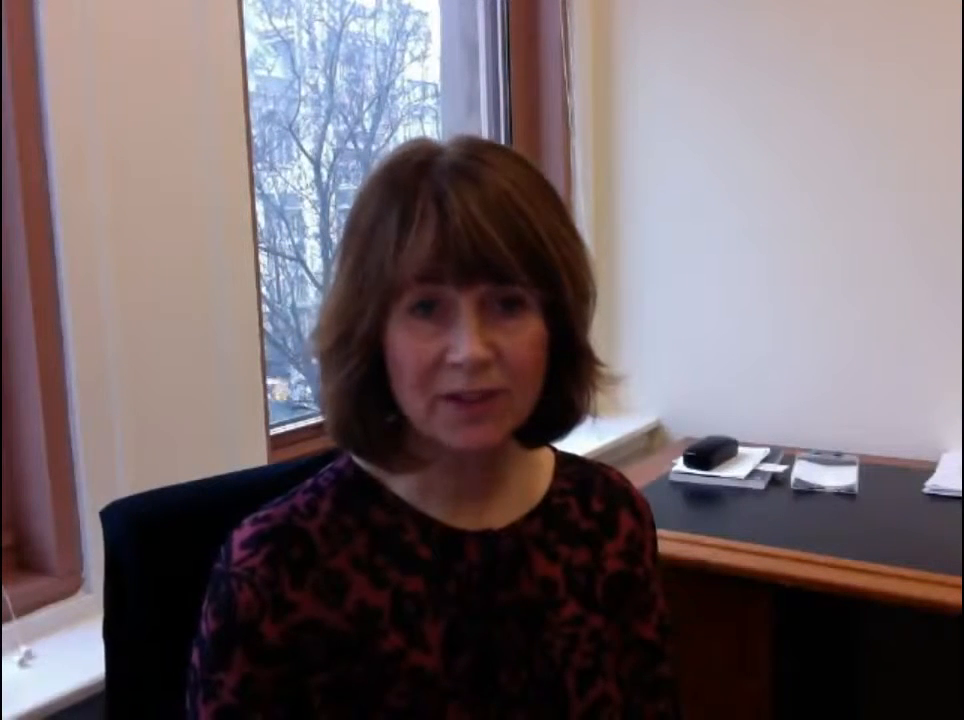
#> input picture frame 72 of assets/video.mp4, 964 x 720 px
$ python tut3.py
#> lines starting #> are read from the running program, lines starting #| are printed output that depends on the picture
import numpy as np
import cv2

cap = cv2.VideoCapture(
    "assets/video.mp4"
)  # Put 0 in place of video directory, for webcam

# Play Untill keypress
while True:
    ret, frame = cap.read()
#> frame is the input picture: shape (720, 964, 3); mean B, G, R 104.8, 100.7, 113.3
    width = int(cap.get(3))
    height = int(cap.get(4))
    # Opening a canvas and display video/webcam on that
    image = np.zeros(frame.shape, np.uint8)  # it makes entire numpy array 0s ie blank
    #                      ^
    #           pasting shape of frame

    smaller_frame = cv2.resize(frame, (0, 0), fx=0.5, fy=0.5)

    image[: height // 2, : width // 2] = smaller_frame
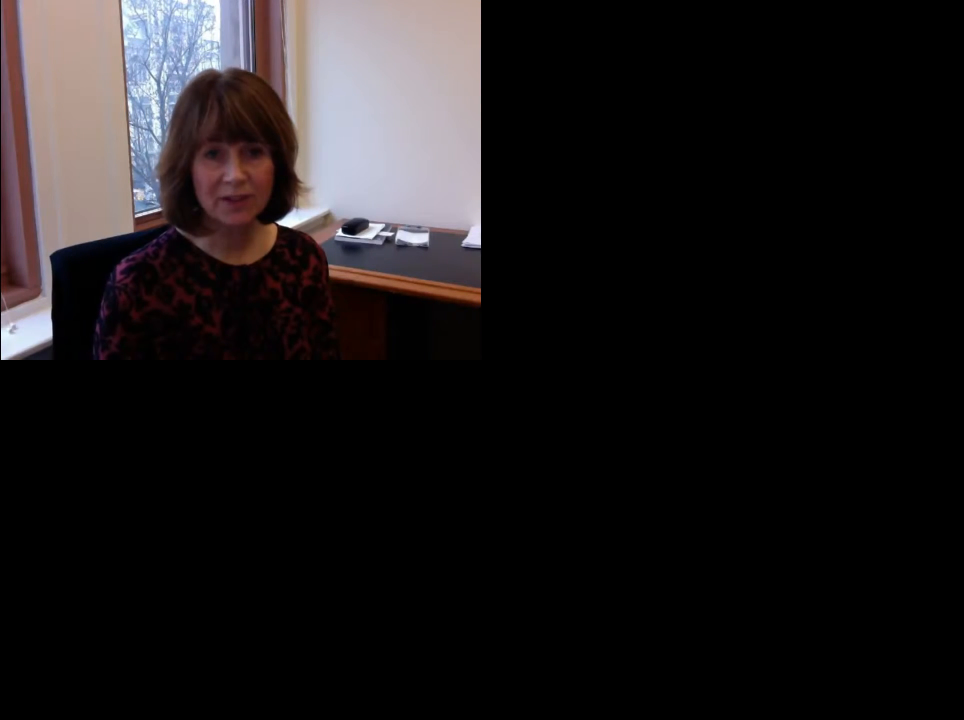
#> image: shape (720, 964, 3); mean B, G, R 26.2, 25.2, 28.4
    image[height // 2 :, : width // 2] = cv2.rotate(smaller_frame, cv2.ROTATE_180)
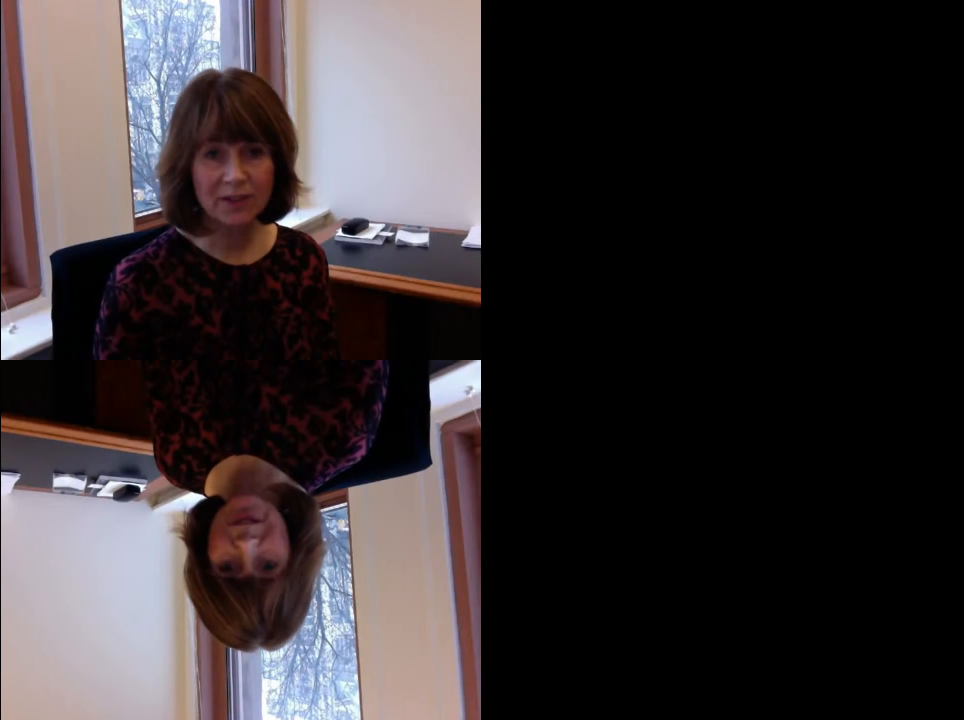
#> image: shape (720, 964, 3); mean B, G, R 52.4, 50.4, 56.7
    image[: height // 2, width // 2 :] = cv2.rotate(smaller_frame, cv2.ROTATE_180)
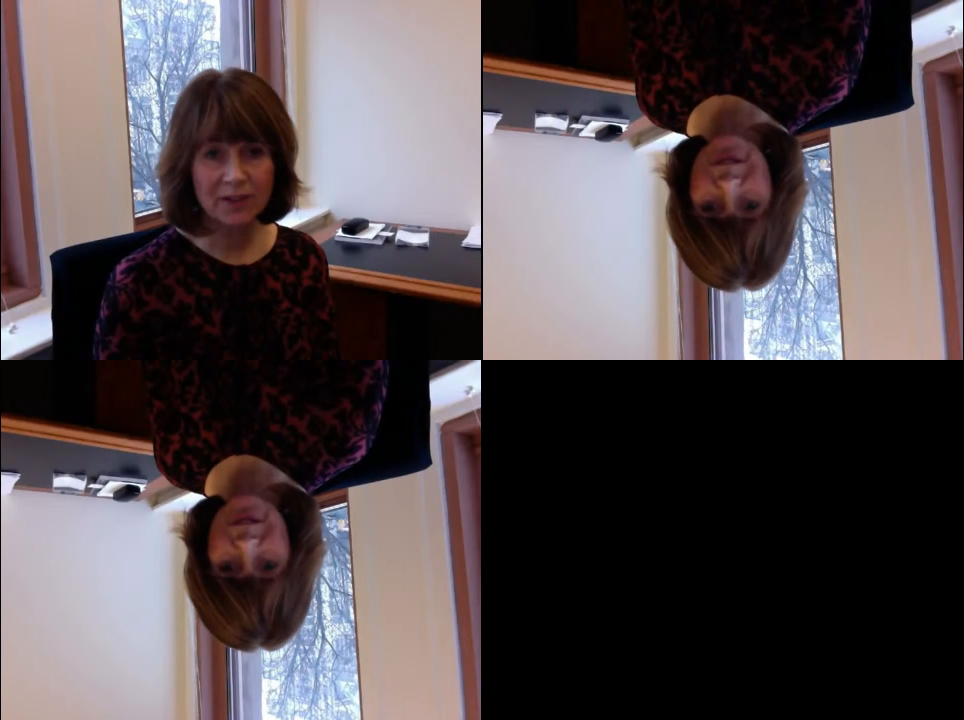
#> image: shape (720, 964, 3); mean B, G, R 78.7, 75.6, 85.1
    image[height // 2 :, width // 2 :] = smaller_frame
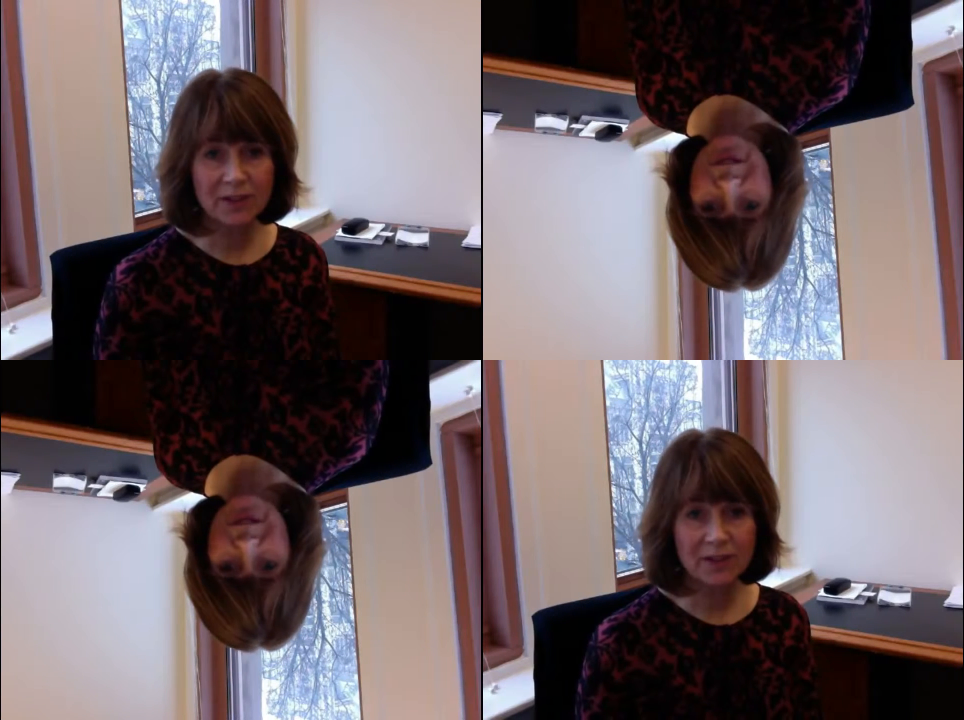
#> image: shape (720, 964, 3); mean B, G, R 104.9, 100.8, 113.4
    cv2.imshow("frame", image)

    if cv2.waitKey(1) == ord("q"):
#> (key q is pressed here)
        break

cap.release()
cv2.destroyAllWindows()

$ run again, starting later in the video
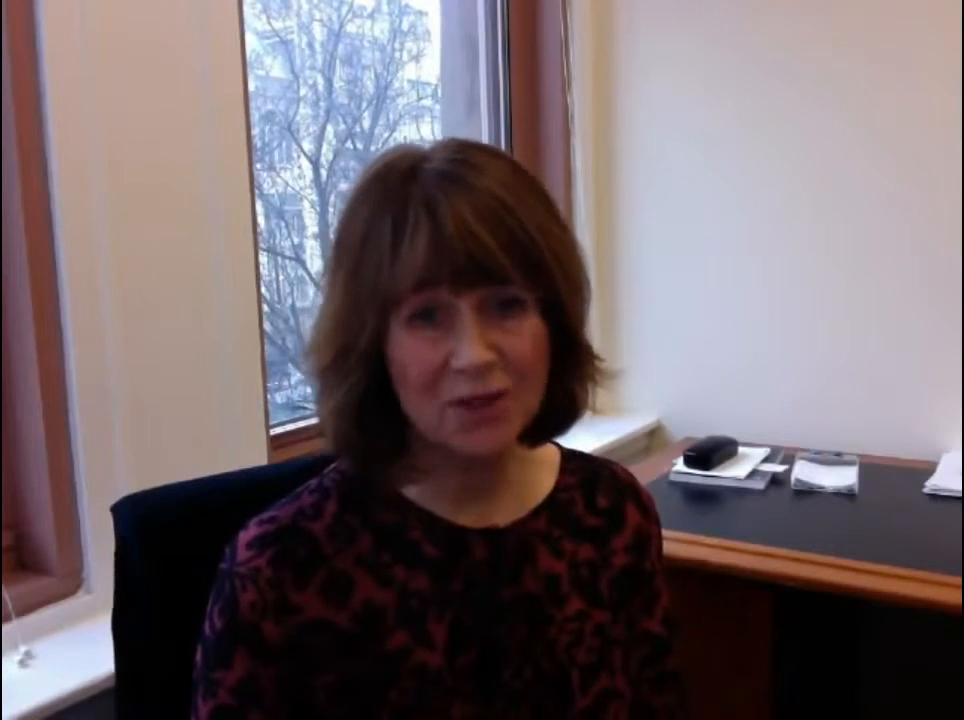
#> input picture frame 327 of assets/video.mp4, 964 x 720 px
#> frame is the input picture: shape (720, 964, 3); mean B, G, R 104.8, 100.7, 113.4
#> `image[: height // 2, width // 2 :] = cv2.rotate(smaller_frame, cv2.ROT..`:
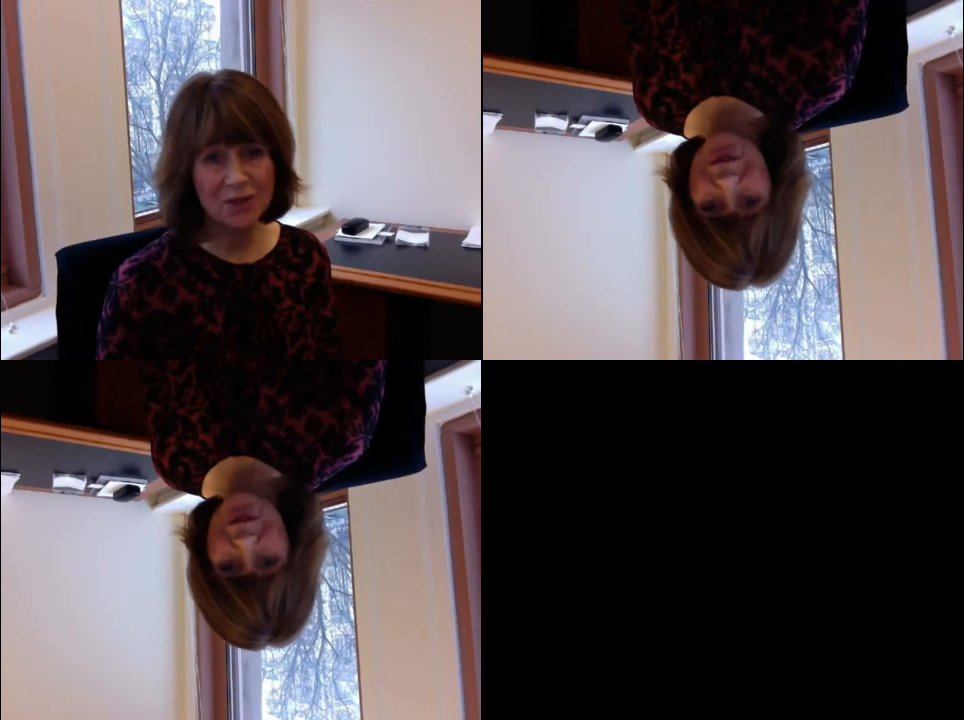
#> image: shape (720, 964, 3); mean B, G, R 78.7, 75.6, 85.1
#> `image[height // 2 :, width // 2 :] = smaller_frame`:
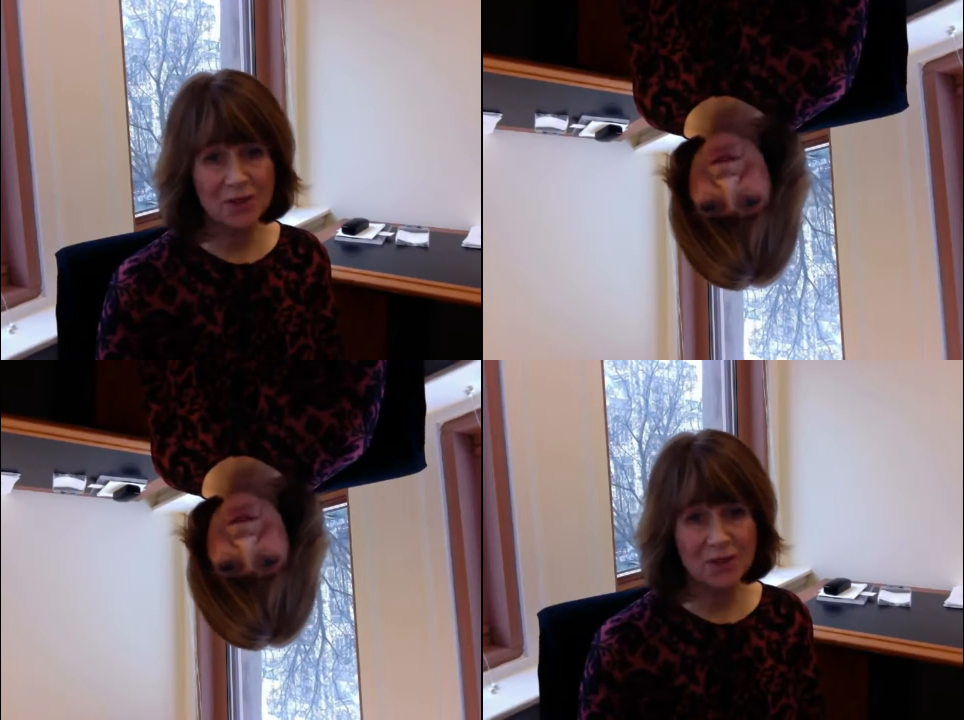
#> image: shape (720, 964, 3); mean B, G, R 104.9, 100.8, 113.4

$ run again, starting later in the video
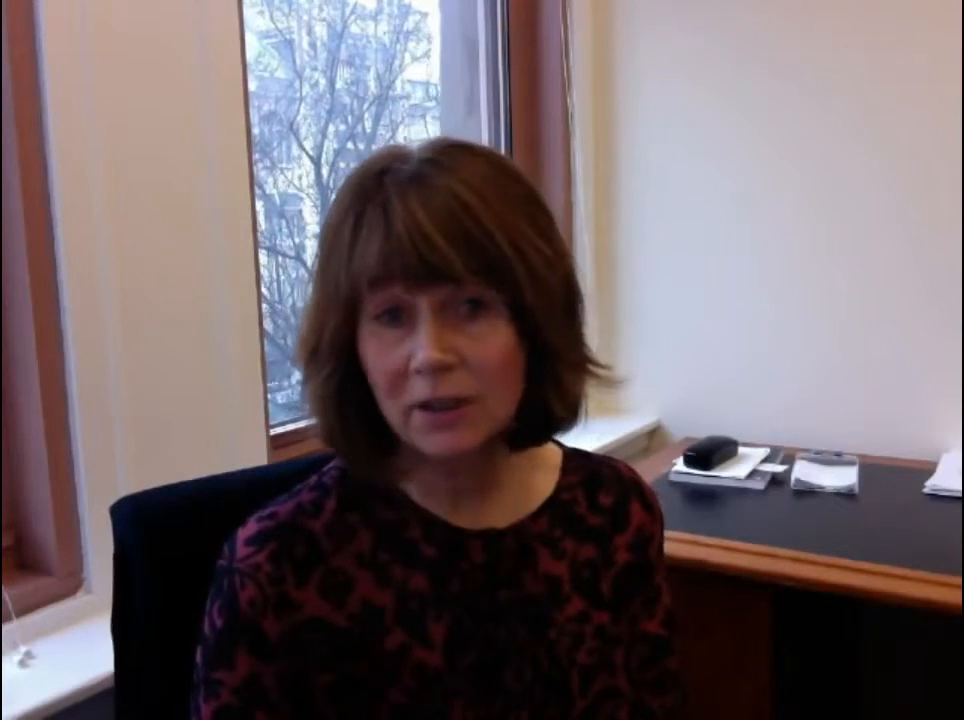
#> input picture frame 582 of assets/video.mp4, 964 x 720 px
#> frame is the input picture: shape (720, 964, 3); mean B, G, R 104.2, 100.3, 113
#> `image[: height // 2, width // 2 :] = cv2.rotate(smaller_frame, cv2.ROT..`:
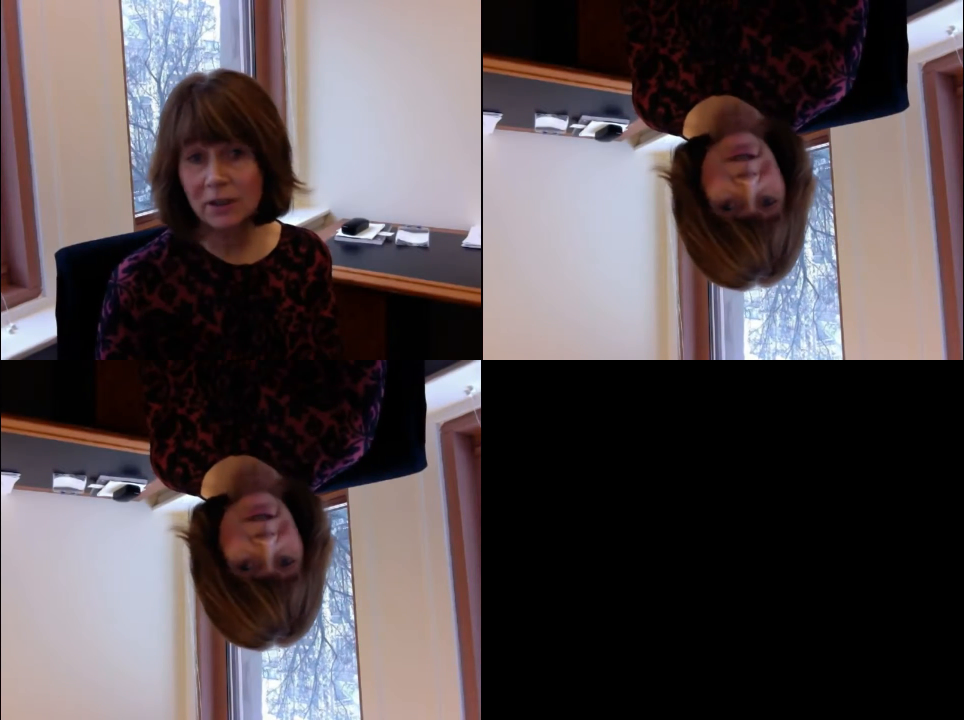
#> image: shape (720, 964, 3); mean B, G, R 78.2, 75.3, 84.8
#> `image[height // 2 :, width // 2 :] = smaller_frame`:
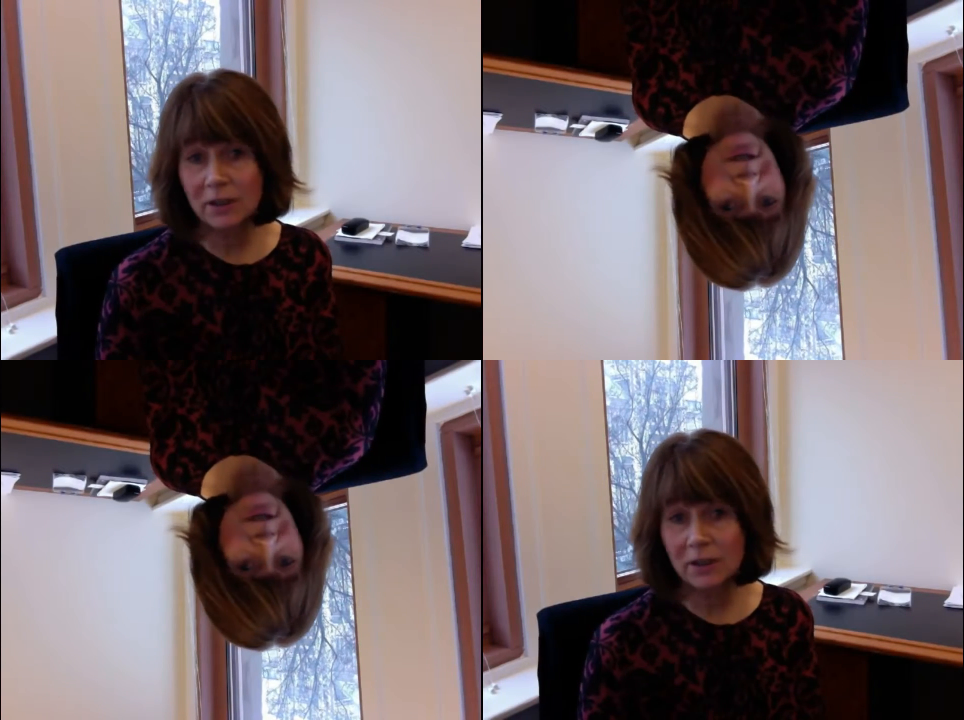
#> image: shape (720, 964, 3); mean B, G, R 104.3, 100.4, 113.1
